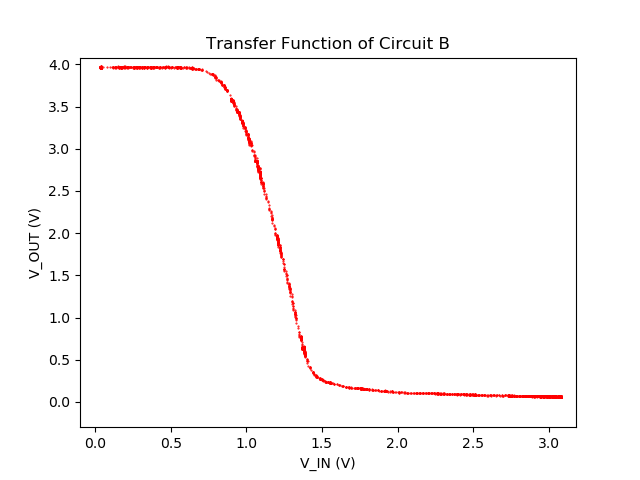

Write Python code to recreate this figure.
import numpy as np
import matplotlib.pyplot as plt

fig = plt.figure()
ax = fig.add_subplot()
ax.set_xlabel('V_IN (V)')
ax.set_ylabel('V_OUT (V)')
ax.set_title('Transfer Function of Circuit B')

filename = "./transfer.txt"
v_in, v_out = np.loadtxt( filename, delimiter=' ', unpack=True)
ax.scatter(v_in, v_out, marker='.', color='r', s=1)

ax.set_ylim(ymin=-0.3, ymax = max(v_out)+0.1)
ax.set_xlim(xmin=-0.1, xmax = max(v_in)+0.1)

plt.show()
